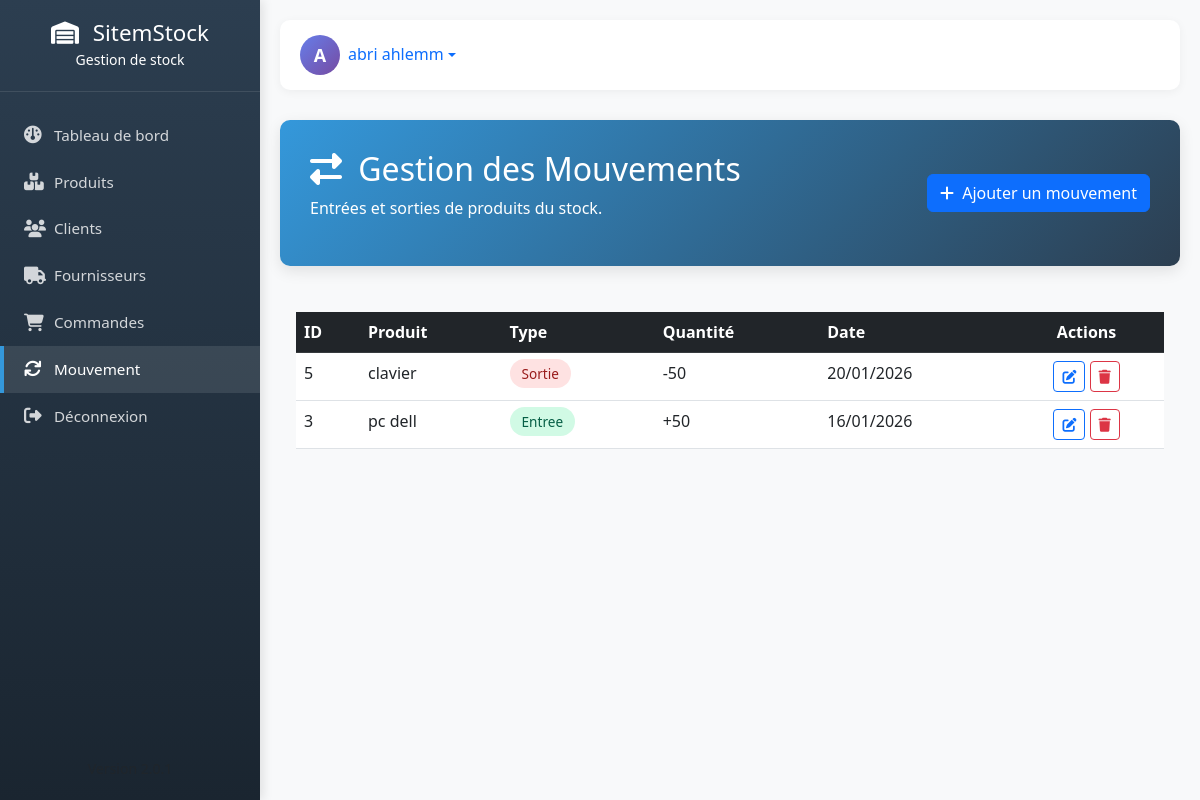
Screenshot of /mouvement.php (signed in) with the database file from the repository.
### tables this page shows
CREATE TABLE `mouvements` (
  `id` int(11) NOT NULL,
  `id_produit` int(20) NOT NULL,
  `type` enum('entree','sortie') NOT NULL,
  `quantite` int(20) NOT NULL,
  `date_mouvement` date NOT NULL
);

CREATE TABLE `produit` (
  `id` int(20) NOT NULL,
  `nom` varchar(20) NOT NULL,
  `description` varchar(100) NOT NULL,
  `fournisseur_id` int(11) NOT NULL,
  `prix_achat` decimal(10,2) NOT NULL,
  `prix_vente` decimal(10,2) NOT NULL,
  `quantite_stock` int(11) NOT NULL,
  `created_at` timestamp NOT NULL DEFAULT current_timestamp()
);

### mouvement.php (the view, shortened to what this page needs)
<?php
$db = new PDO("mysql:host=localhost;dbname=sitemstock;charset=utf8", 'root', '');
$db->setAttribute(PDO::ATTR_ERRMODE, PDO::ERRMODE_EXCEPTION);
$produitTableExists = $db->query("SHOW TABLES LIKE 'produit'")->rowCount() > 0;
$mouvements = $produitTableExists
    ? $db->query("SELECT m.*, p.nom AS produit_nom FROM mouvements m LEFT JOIN produit p ON m.id_produit = p.id ORDER BY m.date_mouvement DESC, m.id DESC")->fetchAll(PDO::FETCH_ASSOC)
    : $db->query("SELECT * FROM mouvements ORDER BY date_mouvement DESC, id DESC")->fetchAll(PDO::FETCH_ASSOC);
?>
<!DOCTYPE html>
<html lang="fr">
<head>
<link href="https://cdn.jsdelivr.net/npm/bootstrap@5.3.0/dist/css/bootstrap.min.css" rel="stylesheet">
<link rel="stylesheet" href="https://cdnjs.cloudflare.com/ajax/libs/font-awesome/6.4.0/css/all.min.css">
<link rel="stylesheet" href="sidebar.css">
</head>
<body>
<div class="main-content">
<?php include 'sidebar.php'; ?>
<div class="welcome-section">
    <div class="row align-items-center">
        <div class="col-md-8">
            <h2><i class="fas fa-exchange-alt me-2"></i> Gestion des Mouvements</h2>
            <p>Entrées et sorties de produits du stock.</p>
        </div>
        <div class="col-md-4 text-end">
            <button class="btn btn-primary" data-bs-toggle="modal" data-bs-target="#ajouterModal">
                <i class="fas fa-plus me-1"></i> Ajouter un mouvement
            </button>
        </div>
    </div>
</div>
<div class="table-container p-3">
    <div class="table-responsive">
        <table class="table table-hover">
            <thead class="table-dark">
                <tr>
                    <th>ID</th><th>Produit</th><th>Type</th><th>Quantité</th><th>Date</th><th class="text-center">Actions</th>
                </tr>
            </thead>
            <tbody>
            <?php foreach($mouvements as $m): ?>
                <tr>
                    <td><?= $m['id'] ?></td>
                    <td><?= $produitTableExists ? htmlspecialchars($m['produit_nom']) : $m['id_produit'] ?></td>
                    <td>
                        <span class="badge-type <?= $m['type']=='entree'?'badge-entree':'badge-sortie' ?>">
                            <?= ucfirst($m['type']) ?>
                        </span>
                    </td>
                    <td><?= ($m['type']=='entree'?'+':'-') . $m['quantite'] ?></td>
                    <td><?= date('d/m/Y', strtotime($m['date_mouvement'])) ?></td>
                    <td class="text-center">
                        <button class="btn btn-sm btn-outline-primary" data-bs-toggle="modal" data-bs-target="#modifierModal" onclick='chargerMouvement(<?= json_encode($m) ?>)'><i class="fas fa-edit"></i></button>
                        <button class="btn btn-sm btn-outline-danger" data-bs-toggle="modal" data-bs-target="#supprimerModal" onclick="document.getElementById('sup_id').value=<?= $m['id'] ?>;"><i class="fas fa-trash"></i></button>
                    </td>
                </tr>
            <?php endforeach; ?>
            </tbody>
        </table>
    </div>
</div>
</body>
</html>

### sidebar.php (shortened to what this page needs)
<?php
$userNom = $_SESSION['username'];
?>
<div class="sidebar">
    <div class="sidebar-logo">
        <h3><i class="fas fa-warehouse me-2"></i> SitemStock</h3>
        <small class="text-white">Gestion de stock</small>
    </div>
    <div class="sidebar-menu">
        <a href="tableaudebord.php" class="sidebar-item <?= basename($_SERVER['PHP_SELF']) == 'tableaudebord.php' ? 'active' : ''; ?>">
            <i class="fa-solid fa-gauge"></i><span>Tableau de bord</span>
        </a>
        <a href="produit.php" class="sidebar-item <?= basename($_SERVER['PHP_SELF']) == 'produit.php' ? 'active' : ''; ?>">
            <i class="fas fa-boxes"></i><span>Produits</span>
        </a>
        <a href="client.php" class="sidebar-item <?= basename($_SERVER['PHP_SELF']) == 'client.php' ? 'active' : ''; ?>">
            <i class="fas fa-users"></i><span>Clients</span>
        </a>
        <a href="fournisseur.php" class="sidebar-item <?= basename($_SERVER['PHP_SELF']) == 'fournisseur.php' ? 'active' : ''; ?>">
            <i class="fas fa-truck"></i><span>Fournisseurs</span>
        </a>
        <a href="commande.php" class="sidebar-item <?= basename($_SERVER['PHP_SELF']) == 'commande.php' ? 'active' : ''; ?>">
            <i class="fas fa-shopping-cart"></i><span>Commandes</span>
        </a>
        <a href="mouvement.php" class="sidebar-item <?= basename($_SERVER['PHP_SELF']) == 'mouvement.php' ? 'active' : ''; ?>">
            <i class="fas fa-arrows-rotate"></i><span>Mouvement</span>
        </a>
        <a href="?action=logout" class="sidebar-item">
            <i class="fas fa-sign-out-alt"></i><span>Déconnexion</span>
        </a>
    </div>
    <div class="sidebar-footer" style="position:absolute; bottom:20px; width:100%; text-align:center;">
        <small class="text-muted">Version 2.0.1</small>
    </div>
</div>
<div class="top-navbar">
    <div class="user-profile">
        <div class="dropdown">
            <a href="#" class="d-flex align-items-center text-decoration-none dropdown-toggle" data-bs-toggle="dropdown">
                <div class="user-avatar">
                    <?php echo strtoupper(substr($userNom, 0, 1)); ?>
                </div>
                <div class="user-info ms-2">
                    <h5><?php echo htmlspecialchars($userNom); ?></h5>
                </div>
            </a>
        </div>
    </div>
</div>

### sidebar.css (style rules this page uses)
:root { --sidebar-width: 260px; --primary-color: #2c3e50; --secondary-color: #3498db; }
body { font-family: 'Segoe UI', Tahoma, Geneva, Verdana, sans-serif; background-color: #f8f9fa; overflow-x: hidden; }
.sidebar { width: var(--sidebar-width); height: 100vh; position: fixed; left: 0; top: 0; background: linear-gradient(180deg, var(--primary-color) 0%, #1a2530 100%); color: white; padding: 0; z-index: 1000; box-shadow: 3px 0 10px rgba(0,0,0,0.1); }
.sidebar-logo { padding: 20px; text-align: center; border-bottom: 1px solid rgba(255,255,255,0.1); }
.sidebar-logo h3 { margin: 0; font-size: 1.4rem; color: white; }
.sidebar-menu { padding: 20px 0; }
.sidebar-item { padding: 12px 20px; display: flex; align-items: center; color: rgba(255,255,255,0.8); text-decoration: none; transition: all 0.3s ease; border-left: 4px solid transparent; }
.sidebar-item:hover, .sidebar-item.active { background-color: rgba(255,255,255,0.1); color: white; border-left-color: var(--secondary-color); }
.sidebar-item i { width: 30px; font-size: 1.1rem; }
.sidebar-item span { font-size: 0.95rem; }
.main-content { margin-left: var(--sidebar-width); padding: 20px; min-height: 100vh; }
.top-navbar { background: white; padding: 15px 20px; border-radius: 10px; box-shadow: 0 2px 10px rgba(0,0,0,0.05); margin-bottom: 30px; display: flex; justify-content: space-between; align-items: center; }
.user-profile { display: flex; align-items: center; gap: 15px; }
.user-avatar { width: 45px; height: 45px; background: var(--secondary-color); border-radius: 50%; display: flex; align-items: center; justify-content: center; color: white; font-size: 1.2rem; font-weight: bold; }
.user-info h5 { margin: 0; font-size: 1rem; }
.welcome-section { background: linear-gradient(135deg, var(--secondary-color), #2c3e50); color: white; padding: 30px; border-radius: 10px; margin-bottom: 30px; box-shadow: 0 5px 15px rgba(0,0,0,0.1); }

### mouvement.php (style rules this page uses)
.badge-type { padding: 5px 12px; border-radius: 20px; font-size: 0.85em; font-weight: 500; }
.badge-entree { background-color: #d1fae5; color: #065f46; }
.badge-sortie { background-color: #fee2e2; color: #991b1b; }

### sidebar.php (style rules this page uses)
.user-avatar { width: 40px; height: 40px; background: linear-gradient(135deg, #667eea 0%, #764ba2 100%); color: white; border-radius: 50%; display: flex; align-items: center; justify-content: center; font-size: 18px; font-weight: bold; }

### rows the page displays
mouvements: id "5", id_produit.nom "clavier", type "Sortie", quantite "50", date_mouvement "20/01/2026"
mouvements: id "3", id_produit.nom "pc dell", type "Entree", quantite "50", date_mouvement "16/01/2026"

### other values shown
substr($userNom, 0, 1) "A"
$userNom "abri ahlemm"
